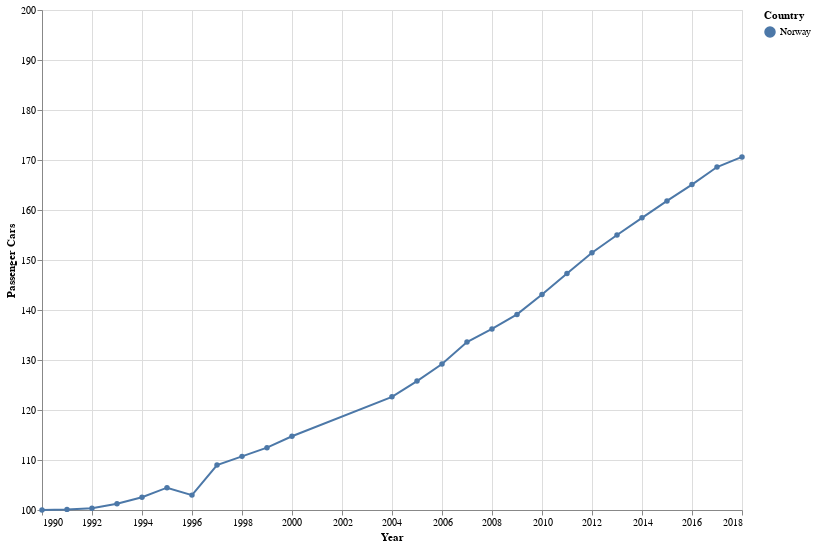

Notebook code for this chart:
### Code cell
alt.Chart(cars_NO).mark_line(point=True).properties(width=700, height=500).encode(
    alt.X('TIME', scale=alt.Scale(domain=('1990','2018')), title='Year'),
    alt.Y('Normalized', scale=alt.Scale(domain=(100,200)), title='Passenger Cars'),
    alt.Color('GEO', title='Country')
)

### Figure 1 — Vega-Lite specification as saved in the notebook (floating-point values rounded to 4 significant figures)
{"config": {"view": {"continuousWidth": 400, "continuousHeight": 300}}, "data": {"name": "data-4c7dbe7d74ad3c538bc14ff694c0338e"}, "mark": {"type": "line", "point": true}, "encoding": {"color": {"type": "nominal", "field": "GEO", "title": "Country"}, "x": {"type": "temporal", "field": "TIME", "scale": {"domain": ["1990", "2018"]}, "title": "Year"}, "y": {"type": "quantitative", "field": "Normalized", "scale": {"domain": [100, 200]}, "title": "Passenger Cars"}}, "height": 500, "width": 700, "$schema": "https://vega.github.io/schema/vega-lite/v4.8.1.json", "datasets": {"data-4c7dbe7d74ad3c538bc14ff694c0338e": [{"TIME": "1990-01-01T00:00:00", "GEO": "Norway", "UNIT": "Number", "MOT_NRG": "Total", "ENGINE": "Total", "Value": 1613000, "Normalized": 100.0}, {"TIME": "1991-01-01T00:00:00", "GEO": "Norway", "UNIT": "Number", "MOT_NRG": "Total", "ENGINE": "Total", "Value": 1615000, "Normalized": 100.1}, {"TIME": "1992-01-01T00:00:00", "GEO": "Norway", "UNIT": "Number", "MOT_NRG": "Total", "ENGINE": "Total", "Value": 1619000, "Normalized": 100.4}, {"TIME": "1993-01-01T00:00:00", "GEO": "Norway", "UNIT": "Number", "MOT_NRG": "Total", "ENGINE": "Total", "Value": 1633000, "Normalized": 101.2}, {"TIME": "1994-01-01T00:00:00", "GEO": "Norway", "UNIT": "Number", "MOT_NRG": "Total", "ENGINE": "Total", "Value": 1654000, "Normalized": 102.5}, {"TIME": "1995-01-01T00:00:00", "GEO": "Norway", "UNIT": "Number", "MOT_NRG": "Total", "ENGINE": "Total", "Value": 1685000, "Normalized": 104.5}, {"TIME": "1996-01-01T00:00:00", "GEO": "Norway", "UNIT": "Number", "MOT_NRG": "Total", "ENGINE": "Total", "Value": 1661000, "Normalized": 103.0}, {"TIME": "1997-01-01T00:00:00", "GEO": "Norway", "UNIT": "Number", "MOT_NRG": "Total", "ENGINE": "Total", "Value": 1758000, "Normalized": 109.0}, {"TIME": "1998-01-01T00:00:00", "GEO": "Norway", "UNIT": "Number", "MOT_NRG": "Total", "ENGINE": "Total", "Value": 1786000, "Normalized": 110.7}, {"TIME": "1999-01-01T00:00:00", "GEO": "Norway", "UNIT": "Number", "MOT_NRG": "Total", "ENGINE": "Total", "Value": 1814000, "Normalized": 112.5}, {"TIME": "2000-01-01T00:00:00", "GEO": "Norway", "UNIT": "Number", "MOT_NRG": "Total", "ENGINE": "Total", "Value": 1851000, "Normalized": 114.8}, {"TIME": "2004-01-01T00:00:00", "GEO": "Norway", "UNIT": "Number", "MOT_NRG": "Total", "ENGINE": "Total", "Value": 1978000, "Normalized": 122.6}, {"TIME": "2005-01-01T00:00:00", "GEO": "Norway", "UNIT": "Number", "MOT_NRG": "Total", "ENGINE": "Total", "Value": 2029000, "Normalized": 125.8}, {"TIME": "2006-01-01T00:00:00", "GEO": "Norway", "UNIT": "Number", "MOT_NRG": "Total", "ENGINE": "Total", "Value": 2084000, "Normalized": 129.2}, {"TIME": "2007-01-01T00:00:00", "GEO": "Norway", "UNIT": "Number", "MOT_NRG": "Total", "ENGINE": "Total", "Value": 2155000, "Normalized": 133.6}, {"TIME": "2008-01-01T00:00:00", "GEO": "Norway", "UNIT": "Number", "MOT_NRG": "Total", "ENGINE": "Total", "Value": 2197000, "Normalized": 136.2}, {"TIME": "2009-01-01T00:00:00", "GEO": "Norway", "UNIT": "Number", "MOT_NRG": "Total", "ENGINE": "Total", "Value": 2244000, "Normalized": 139.1}, {"TIME": "2010-01-01T00:00:00", "GEO": "Norway", "UNIT": "Number", "MOT_NRG": "Total", "ENGINE": "Total", "Value": 2308000, "Normalized": 143.1}, {"TIME": "2011-01-01T00:00:00", "GEO": "Norway", "UNIT": "Number", "MOT_NRG": "Total", "ENGINE": "Total", "Value": 2376000, "Normalized": 147.3}, {"TIME": "2012-01-01T00:00:00", "GEO": "Norway", "UNIT": "Number", "MOT_NRG": "Total", "ENGINE": "Total", "Value": 2443000, "Normalized": 151.5}, {"TIME": "2013-01-01T00:00:00", "GEO": "Norway", "UNIT": "Number", "MOT_NRG": "Total", "ENGINE": "Total", "Value": 2500265, "Normalized": 155.0}, {"TIME": "2014-01-01T00:00:00", "GEO": "Norway", "UNIT": "Number", "MOT_NRG": "Total", "ENGINE": "Total", "Value": 2555443, "Normalized": 158.4}, {"TIME": "2015-01-01T00:00:00", "GEO": "Norway", "UNIT": "Number", "MOT_NRG": "Total", "ENGINE": "Total", "Value": 2610000, "Normalized": 161.8}, {"TIME": "2016-01-01T00:00:00", "GEO": "Norway", "UNIT": "Number", "MOT_NRG": "Total", "ENGINE": "Total", "Value": 2662910, "Normalized": 165.1}, {"TIME": "2017-01-01T00:00:00", "GEO": "Norway", "UNIT": "Number", "MOT_NRG": "Total", "ENGINE": "Total", "Value": 2719396, "Normalized": 168.6}, {"TIME": "2018-01-01T00:00:00", "GEO": "Norway", "UNIT": "Number", "MOT_NRG": "Total", "ENGINE": "Total", "Value": 2751949, "Normalized": 170.6}]}}
